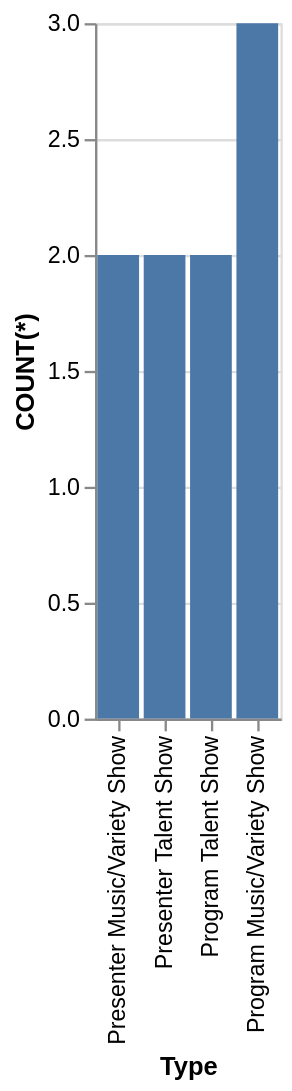

Write a Vega-Lite specification for this figure.
### Vega-Lite specification from a JSON file in a GitHub repository (floating-point values rounded to 4 significant figures)
{"data": {"values": [{"x_data": "Presenter Music/Variety Show", "y_data": 2}, {"x_data": "Presenter Talent Show", "y_data": 2}, {"x_data": "Program Talent Show", "y_data": 2}, {"x_data": "Program Music/Variety Show", "y_data": 3}]}, "mark": "bar", "encoding": {"x": {"field": "x_data", "type": "nominal", "title": "Type", "sort": {"op": "sum", "field": "y_data", "order": "ascending"}}, "y": {"field": "y_data", "type": "quantitative", "title": "COUNT(*)"}}}
